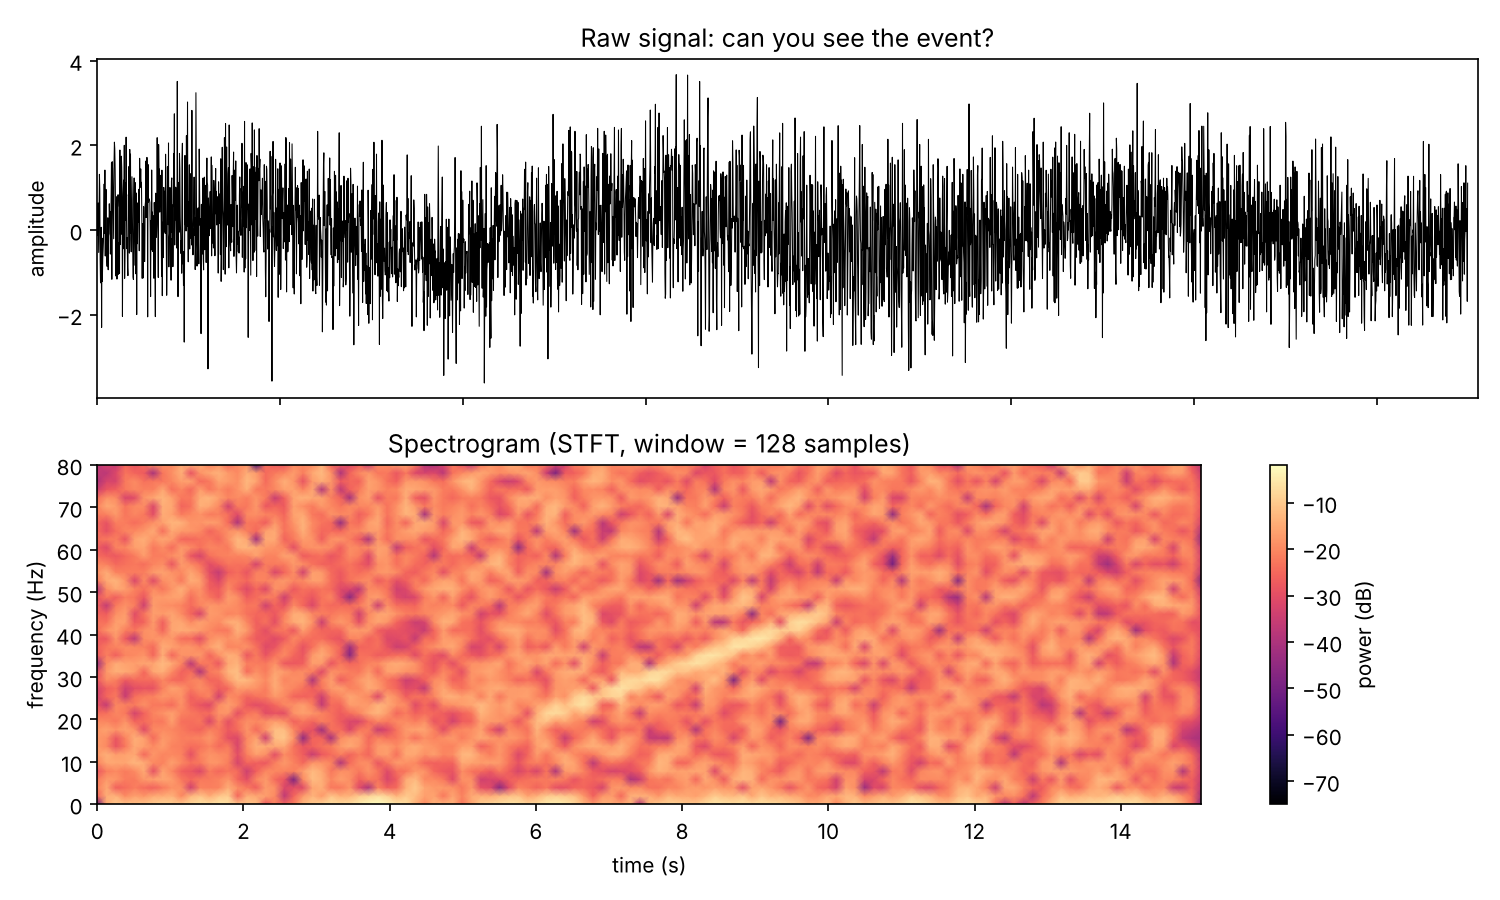

The Python source for this figure:
"""Turn a noisy 1-D signal into an image (spectrogram) so a hidden event becomes visible.

Synthetic data only. Run: python spectrogram_demo.py
"""
import numpy as np
import matplotlib.pyplot as plt
from scipy.signal import chirp, stft

rng = np.random.default_rng(0)
fs = 250                      # sampling rate in Hz (typical for EEG)
t = np.arange(0, 15, 1 / fs)

# Background: broadband noise plus a slow drift
signal = rng.normal(0, 1.0, t.size) + 0.5 * np.sin(2 * np.pi * 0.2 * t)

# Hidden event: a weak frequency sweep from 20 Hz to 45 Hz between 6 s and 10 s
event = (t >= 6) & (t < 10)
signal[event] += 0.9 * chirp(t[event] - 6, f0=20, t1=4, f1=45)

# Short-time Fourier transform. Window length decides the time/frequency trade-off.
nperseg = 128
f, tt, Z = stft(signal, fs=fs, nperseg=nperseg, noverlap=nperseg * 3 // 4)
power_db = 20 * np.log10(np.abs(Z) + 1e-12)

fig, (ax1, ax2) = plt.subplots(2, 1, figsize=(10, 6), sharex=True)
ax1.plot(t, signal, lw=0.5, color="k")
ax1.set_ylabel("amplitude")
ax1.set_title("Raw signal: can you see the event?")
im = ax2.pcolormesh(tt, f, power_db, shading="gouraud", cmap="magma")
ax2.set_ylim(0, 80)
ax2.set_ylabel("frequency (Hz)")
ax2.set_xlabel("time (s)")
ax2.set_title(f"Spectrogram (STFT, window = {nperseg} samples)")
fig.colorbar(im, ax=ax2, label="power (dB)")
fig.tight_layout()
fig.savefig("spectrogram_demo.png", dpi=150)

# Simple check: mean power in the 20-45 Hz band inside vs outside the event window
band = (f >= 20) & (f <= 45)
inside = (tt >= 6) & (tt < 10)
p = np.abs(Z[band]) ** 2
ratio = p[:, inside].mean() / p[:, ~inside].mean()
print(f"20-45 Hz power during the event is {ratio:.1f}x the power outside it")
